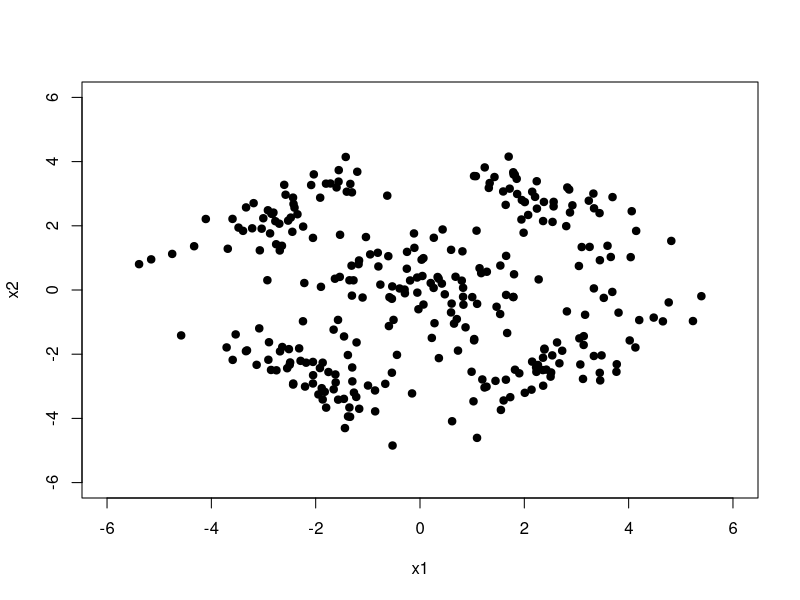

Write the R code that produced this figure. (Note: this script raises an error after producing the figure.)
library(MASS)
setwd("C:/Users/burak/Desktop/Burak/KU/Comp421/comp_indr421_521_elec443_543_fall2018_hw06")
set.seed(521)
X1 <- mvrnorm(50, c(+2.5, +2.5), matrix(c(.8, -0.6, -0.6, .8), nrow=2,ncol= 2))
X2 <- mvrnorm(50,c(-2.5, +2.5), matrix(c(.8, 0.6, 0.6, .8), nrow=2, ncol=2))
X3 <- mvrnorm(50, c(-2.5, -2.5), matrix(c(.8, -0.6, -0.6, .8), nrow=2, ncol=2))
X4 <- mvrnorm(50,c(+2.5, -2.5), matrix(c(.8, 0.6, 0.6, .8), nrow=2, ncol=2))
X5 <- mvrnorm(100, c(0, 0), matrix(c(1.6, 0, 0, 1.6),nrow =  2, ncol=2))

X <- rbind(X1, X2, X3, X4, X5)
centroids<-NULL
assignments<-NULL
  plot(X,xlab='x1',ylab = 'x2', xlim=c(-6,6), ylim=c(-6,6),frame.plot = TRUE , ann = TRUE, col = "black", pch = 19)
N <- 300
K <- 5
for(i in 1:2){
if (is.null(centroids) == TRUE) {
  centroids <- X[sample(1:N, K),]
}else {
  for (k in 1:K) {
    centroids[k,] <- colMeans(X[assignments == k,])
  }  
}
centroids <<- centroids




D <- as.matrix(dist(rbind(centroids, X), method = "euclidean"))
D <- D[1:nrow(centroids), (nrow(centroids) + 1):(nrow(centroids) + nrow(X))]
assignments <<- sapply(1:ncol(D), function(i) {which.min(D[,i])})
}
means <<- centroids 

prior1 <-sum(assignments==1)/300
prior2 <-sum(assignments==2)/300
prior3 <-sum(assignments==3)/300
prior4 <-sum(assignments==4)/300
prior5 <-sum(assignments==5)/300
priors<-c(prior1,prior2,prior3,prior4,prior5)
cov1=cov(X[assignments==1,])
cov2=cov(X[assignments==2,])
cov3=cov(X[assignments==3,])
cov4=cov(X[assignments==4,])
cov5=cov(X[assignments==5,])
covs=array(c(cov1,cov2,cov3,cov4,cov5))
gaus <- function(cov,mean,j){
  sapply(1:N, function (i) {
    (1/(2*pi * det(cov)^0.5))  * exp (-0.5 * t( X[i,] - mean[j,]) %*% ginv(cov) %*% ((X[i,]-mean[j,])))
  })
}


gaussian1<- gaus(cov1,means,1)
gaussian2<- gaus(cov2,means,2)
gaussian3<- gaus(cov3,means,3)
gaussian4<- gaus(cov4,means,4)
gaussian5<- gaus(cov5,means,5)
gausm<-matrix(c(gaussian1,gaussian2,gaussian3,gaussian4,gaussian5),ncol = 5)
H <-matrix(0,nrow = 300,ncol=5)
covs 
for(i in 1:100){
    for(k in 1:K){
      H[,k] <- gausm[,k]*priors[k] / rowSums(sapply(1:K,function(y){
        gausm[,y]*priors[y]}))
      means[k,]<-colSums(H[,k]*X)/sum(H[,k])
     
      temp_covs<-matrix(rowSums(sapply(1:N,function(y){
        H[y,k]*((X[y,]-means[k,])) %*% t((X[y,]-means[k,]))
      })),ncol=2)/sum(H[,k])
      if(i==100&&k==1){
        covf1= temp_covs
      }
      if(i==100&&k==2){
        covf2= temp_covs
      }
      if(i==100&&k==3){
        covf3= temp_covs
      }
      if(i==100&&k==4){
        covf4= temp_covs
      }
      if(i==100&&k==5){
        covf5= temp_covs
      }
      priors[k]<- sum(H[,k])/300
      gausm[,k]<- sapply(1:N, function (i) {
        (1/(2*pi * det(temp_covs)^0.5))  * exp (-0.5 * t( X[i,] - means[k,]) %*% ginv(temp_covs) %*% ((X[i,]-means[k,])))
      })
      
    }
}

assignments<-sapply(1:N,function(i){
  which.max(H[i,])
})
print(means)
colors <- c("#ff7f00","#e31a1c","#33a02c","#1f78b4", "#6a3d9a")
plot(X[,1], X[,2], col = colors[assignments], xlim = c(-6, 6), ylim = c(-6, 6), xlab = "x1", ylab = "x2", pch = 19)

x1_interval <- seq(from = -6, to = +6, by = 0.06)
x2_interval <- seq(from = -6, to = +6, by = 0.06)
x1_grid <- matrix(x1_interval, nrow = length(x1_interval), ncol = length(x1_interval), byrow = FALSE)
x2_grid <- matrix(x2_interval, nrow = length(x2_interval), ncol = length(x2_interval), byrow = TRUE)


colors <- c("#ff7f00","#e31a1c","#33a02c","#1f78b4", "#6a3d9a")
plot(X[,1], X[,2], col = colors[assignments], xlim = c(-6, 6), ylim = c(-6, 6), xlab = "x1", ylab = "x2", pch = 19)

x1_interval <- seq(from = -6, to = +6, by = 0.06)
x2_interval <- seq(from = -6, to = +6, by = 0.06)
x1_grid <- matrix(x1_interval, nrow = length(x1_interval), ncol = length(x1_interval), byrow = FALSE)
x2_grid <- matrix(x2_interval, nrow = length(x2_interval), ncol = length(x2_interval), byrow = TRUE)

f <- function(x1, x2) {
  (1/(2*pi * det(covf1)^0.5))  * exp (-0.5 * matrix((c(x1,x2) - means[1,]), ncol=2) %*% ginv(covf1) %*% t(((matrix((c(x1,x2)-means[1,]),ncol=2)))))}
discriminant_values <- matrix(mapply(f, x1_grid, x2_grid), nrow(x2_grid), ncol(x2_grid))
contour(x1_interval, x2_interval, discriminant_values, levels = c(0.05), add = TRUE, lwd = 2, drawlabels = FALSE)

f <- function(x1, x2) {
  (1/(2*pi * det(covf2)^0.5))  * exp (-0.5 * matrix((c(x1,x2) - means[2,]), ncol=2) %*% ginv(covf2) %*% t(((matrix((c(x1,x2)-means[2,]),ncol=2)))))}
discriminant_values <- matrix(mapply(f, x1_grid, x2_grid), nrow(x2_grid), ncol(x2_grid))
contour(x1_interval, x2_interval, discriminant_values, levels = c(0.05), add = TRUE, lwd = 2, drawlabels = FALSE)

f <- function(x1, x2) {
  (1/(2*pi * det(covf3)^0.5))  * exp (-0.5 * matrix((c(x1,x2) - means[3,]), ncol=2) %*% ginv(covf3) %*% t(((matrix((c(x1,x2)-means[3,]),ncol=2)))))}
discriminant_values <- matrix(mapply(f, x1_grid, x2_grid), nrow(x2_grid), ncol(x2_grid))
contour(x1_interval, x2_interval, discriminant_values, levels = c(0.05), add = TRUE, lwd = 2, drawlabels = FALSE)

f <- function(x1, x2) {
  (1/(2*pi * det(covf4)^0.5))  * exp (-0.5 * matrix((c(x1,x2) - means[4,]), ncol=2) %*% ginv(covf4) %*% t(((matrix((c(x1,x2)-means[4,]),ncol=2)))))}
discriminant_values <- matrix(mapply(f, x1_grid, x2_grid), nrow(x2_grid), ncol(x2_grid))
contour(x1_interval, x2_interval, discriminant_values, levels = c(0.05), add = TRUE, lwd = 2, drawlabels = FALSE)

f <- function(x1, x2) {
  (1/(2*pi * det(covf5)^0.5))  * exp (-0.5 * matrix((c(x1,x2) - means[5,]), ncol=2) %*% ginv(covf5) %*% t(((matrix((c(x1,x2)-means[5,]),ncol=2)))))}
discriminant_values <- matrix(mapply(f, x1_grid, x2_grid), nrow(x2_grid), ncol(x2_grid))
contour(x1_interval, x2_interval, discriminant_values, levels = c(0.05), add = TRUE, lwd = 2, drawlabels = FALSE)
